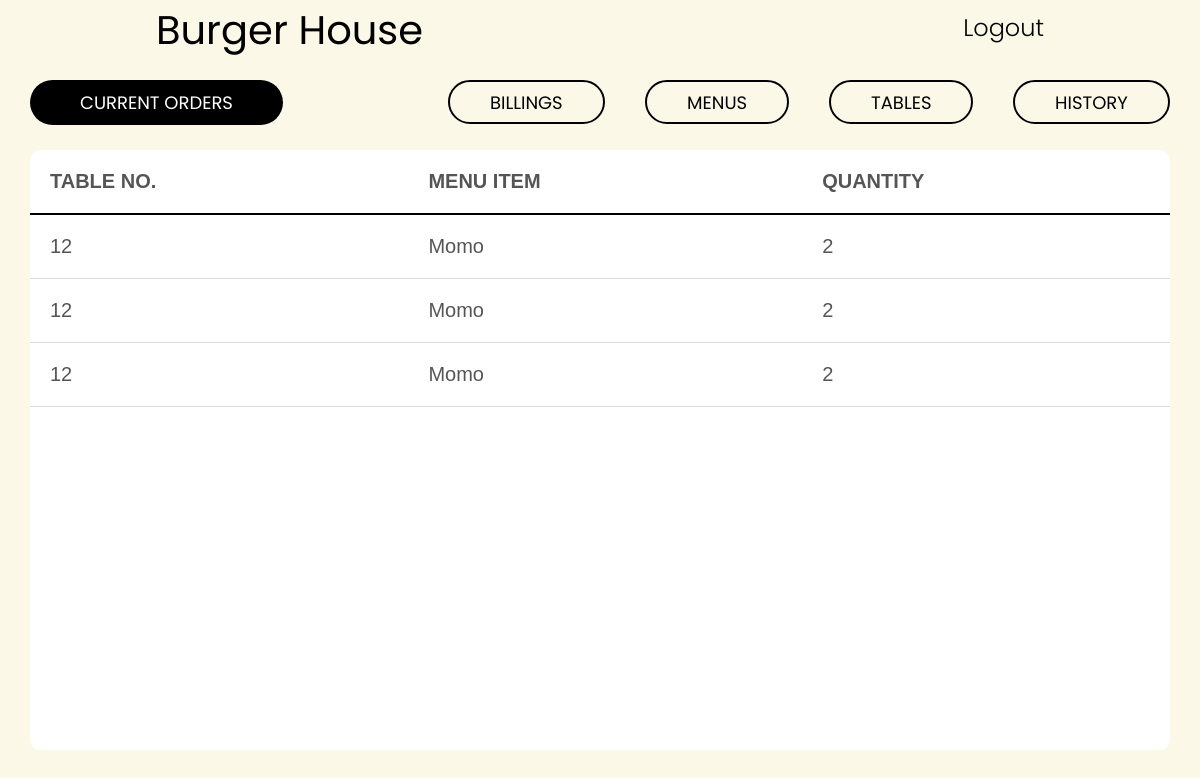
Page /orders/currentorders/ (signed in) on the earlier database version.
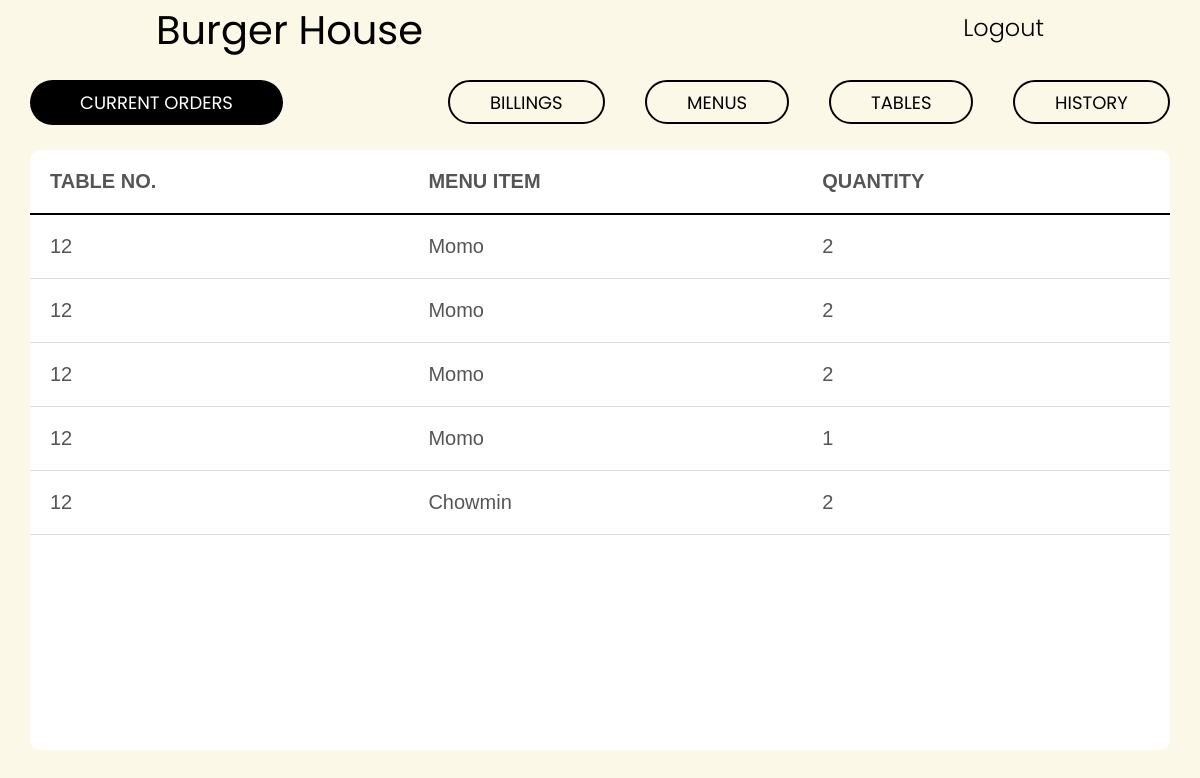
Same page on the later database version.
### orders/models.py (models this page shows, shortened)
class OrderItem(models.Model):
    order = models.ForeignKey(Order, on_delete=models.CASCADE)
    fooditem = models.ForeignKey(
        FoodItem, verbose_name="FOOD", on_delete=models.CASCADE)
    quantity = models.IntegerField(null=True, blank=True)
    status_1 = 'Served'
    status_2 = 'Cooking'
    status_choices = [
        (status_1,'Order is Served'),
        (status_2,'Order is Cooking')
    ]
    status = models.CharField(
        max_length=30,
        default = status_2,
        choices = status_choices)
    def __str__(self):
        return str(self.fooditem)

class Order(models.Model):
    order_id = models.AutoField(primary_key=True)
    order_time = models.TimeField(auto_now_add=True)
    table_no = models.OneToOneField(Table, null=True, on_delete=models.CASCADE)

### restaurant/models.py (models this page shows, shortened)
class Table(models.Model):
    table_id = models.AutoField(primary_key=True,)
    table_no = models.IntegerField(null=False)
    restaurant = models.ForeignKey(Restaurant,on_delete=models.CASCADE)

### fooditem/models.py (models this page shows)
class FoodItem(models.Model):
    food_id = models.AutoField(primary_key = True)
    name = models.CharField(max_length=255)
    unit_price = models.DecimalField(max_digits=7,decimal_places=2)
    menu_id = models.ForeignKey(Menu,on_delete=models.CASCADE)
    picture = models.ImageField(null=True,blank=True,upload_to="food_image")
    rating = models.DecimalField(null=True,blank=True,max_digits=2,decimal_places=2)
    item_category = models.CharField(max_length=255)
    def __str__(self):
        return self.name

### orders/views.py (the view)
# urls.py: path('currentorders/',views.order_view)
def order_view(request):
    restaurant = Restaurant.objects.filter(restaurant_name=request.user.name)
    tables = Table.objects.filter(restaurant=restaurant[0])
    order_items = []
    for table in tables:
        order = Order.objects.filter(table_no=table)
        if order.exists():
            order_item = OrderItem.objects.filter(order=order[0].order_id)
            print(order_item)
            order_items.append((order_item))
    o_items ={
        'order_items':order_items[0]
    }
    template="OrdersPage.html"
    return render(request,template,o_items)

### orders/templates/OrdersPage.html
{% extends 'MainPage/base.html' %}
{% block navbar %}
<header>
        <nav>
            <div class="row">
                <li class="current-selection"><a id="selection" href="#">Current Orders</a></li>
                <ul class='main-nav'>
                    <li class="coolBeans"><a  id="cube" href="/auth/billing/">Billings</a></li>
                    <li class="coolBeans"><a id="cube" href="/food/menu/">Menus</a></li>
                    <li class="coolBeans"><a  id="cube" href="/restaurant/tables">Tables</a></li>
                    <li class="coolBeans"><a  id="cube" href="/auth/history">History</a></li>
                </ul>
            </div>
        </nav>
    </header>
{% endblock %}
{% block section-content %}
    <div class="wrap-section clearfix" >
           <table>
              <tr>
                <th>TABLE NO.</th>
                <th>MENU ITEM</th>
                <th>QUANTITY</th>
              </tr>
              {% for items in order_items %}
                <tr>
                    <td>{{ items.order.table_no.table_no }}</td>
                    <td>{{ items.fooditem }}</td>
                    <td>{{ items.quantity }}</td>
                </tr>
              {% endfor %}
            </table>
        </div>
{% endblock section-content %}

Differences in the rows shown:
added OrderItem: order.table_no.table_no "12", fooditem "Momo", quantity "1"
added OrderItem: order.table_no.table_no "12", fooditem "Chowmin", quantity "2"
